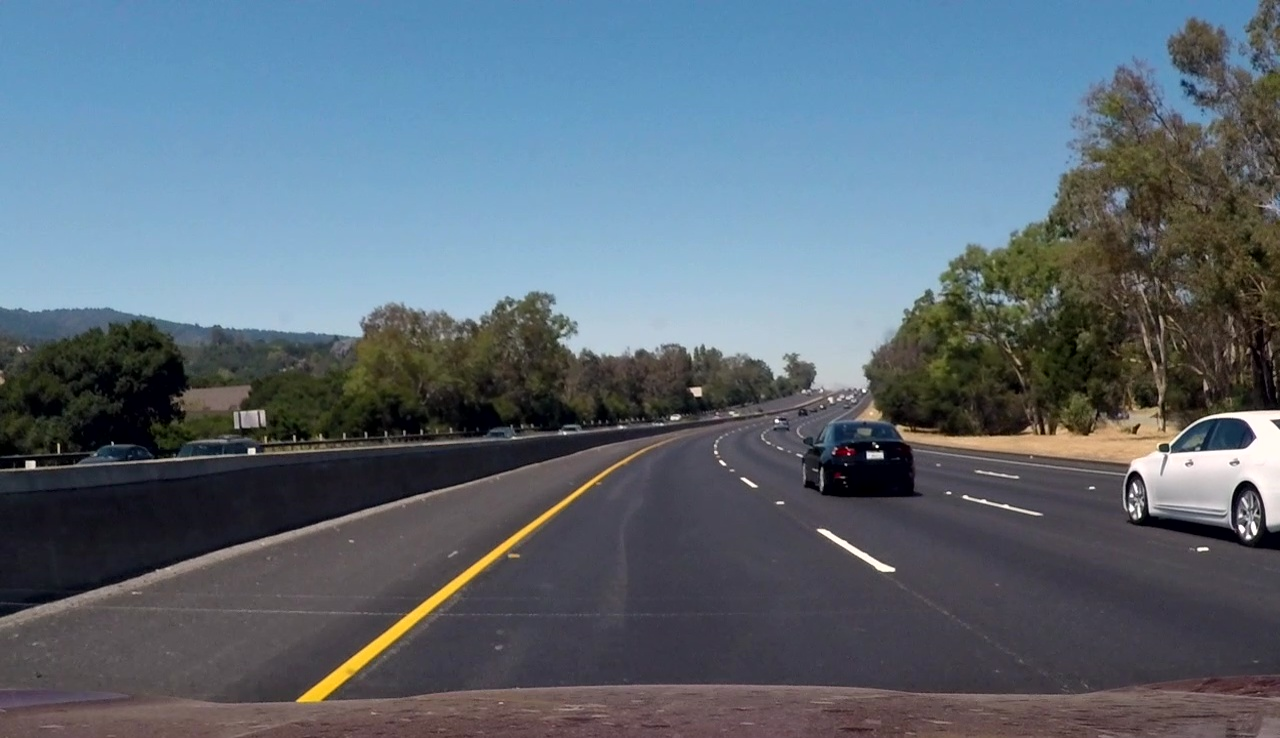
#> input picture test_images2/scene.jpg, 1280 x 738 px
$ jupyter execute Untitled.ipynb   (shell and % lines are left out)
#> lines starting #> are read from the running program, lines starting #| are printed output that depends on the picture
[cell 1]
#importing some useful packages
import matplotlib.pyplot as plt
import matplotlib.image as mpimg
import numpy as np
import cv2
image = mpimg.imread('test_images2/scene.jpg')
#> image is the input picture: shape (738, 1280, 3); mean R, G, B 92.1, 105.8, 118.1
#printing out some stats and plotting
print('This image is:', type(image), 'with dimesions:', image.shape)
#| This image is: <class 'numpy.ndarray'> with dimesions: (738, 1280, 3)
plt.figure()
plt.imshow(image)  # if you wanted to show a single color channel image called 'gray', for example, call as plt.imshow(gray, cmap='gray')
gray = cv2.cvtColor(image, cv2.COLOR_RGB2GRAY)
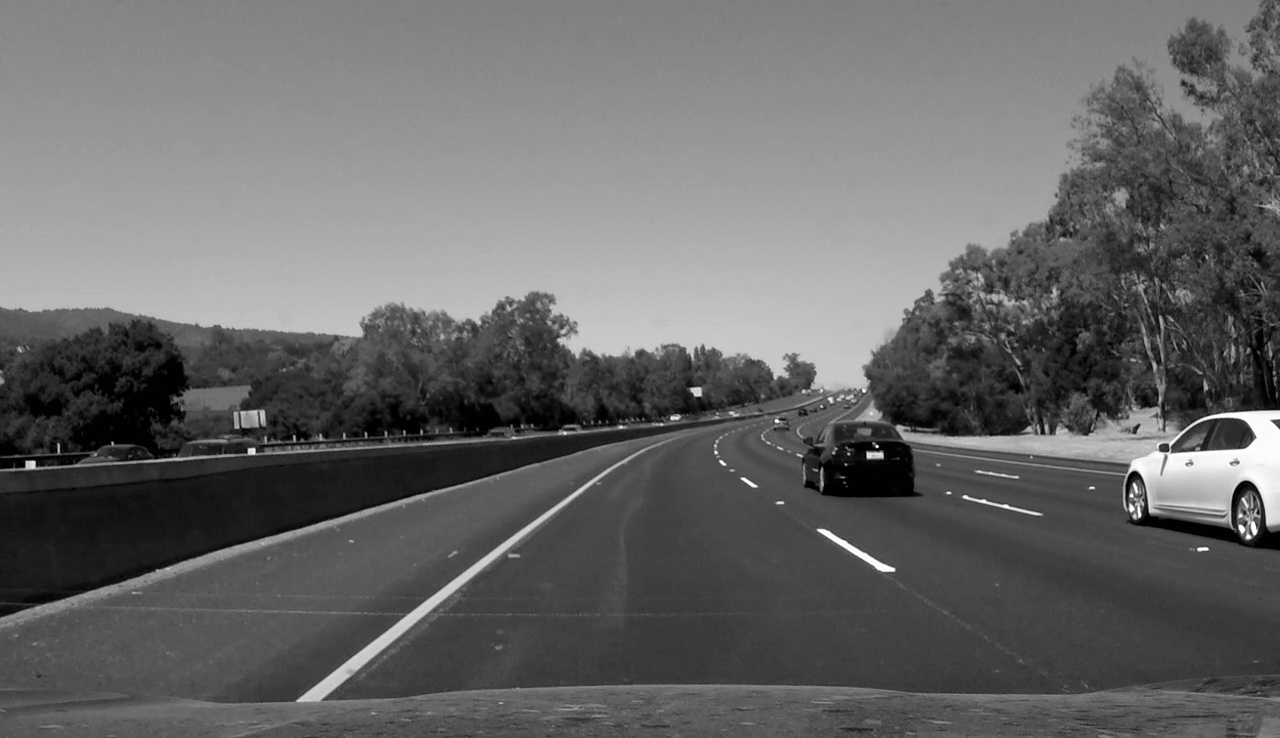
#> gray: shape (738, 1280); min 0, max 255, mean 103.1
plt.figure()
plt.imshow(gray)
hsv = cv2.cvtColor(image, cv2.COLOR_BGR2HSV)
#> hsv: shape (738, 1280, 3); mean H, S, V 74.9, 76.8, 124.8
plt.figure()
plt.imshow(hsv)
gray2 = cv2.cvtColor(hsv, cv2.COLOR_BGR2GRAY)
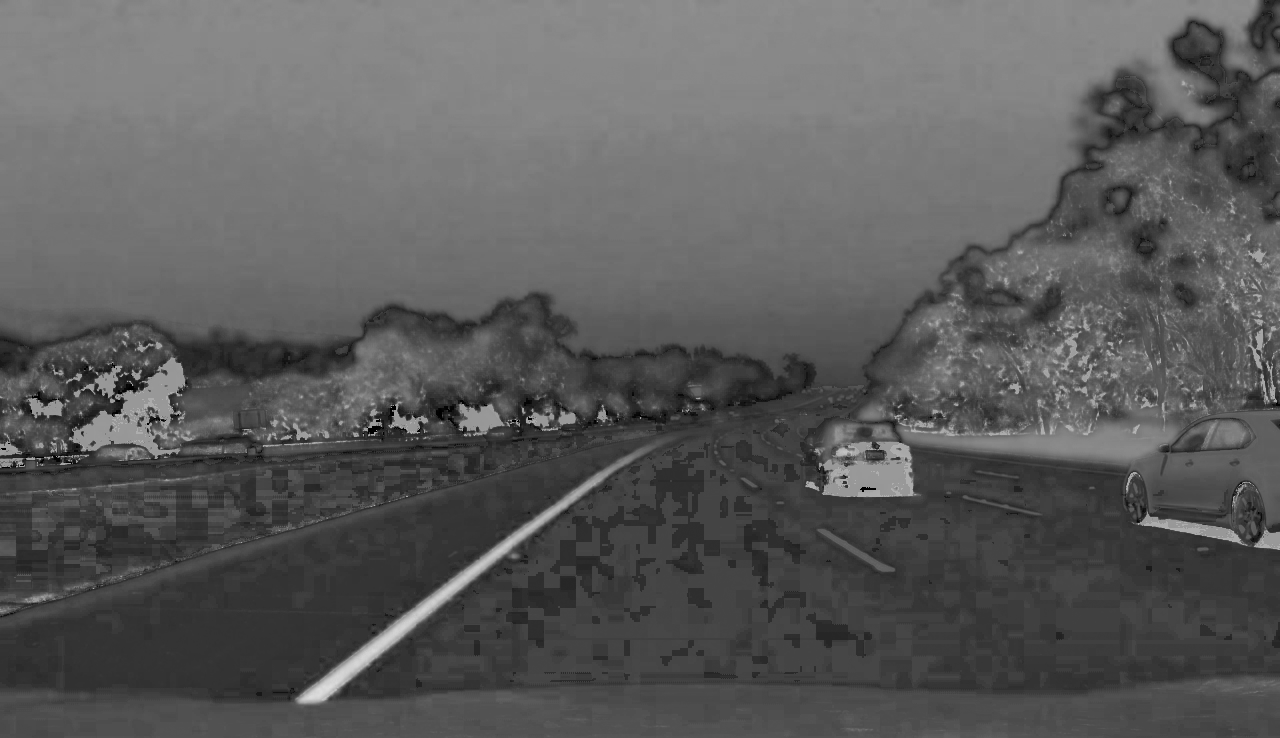
#> gray2: shape (738, 1280); min 0, max 221, mean 91
plt.figure()
plt.imshow(gray2)

[cell 2]
image = mpimg.imread('test_images2/scene.jpg')
hsv = cv2.cvtColor(image, cv2.COLOR_RGB2HSV)
#> hsv: shape (738, 1280, 3); mean H, S, V 94.2, 76.8, 124.8

lower_yellow = np.array([255,0,0])
upper_yellow = np.array([255,255,255])

mask = cv2.inRange(hsv, lower_yellow, upper_yellow)
#> mask: shape (738, 1280); every value is 0
res = cv2.bitwise_and(image,image, mask= mask)
#> res: shape (738, 1280, 3); every value is 0

plt.figure()
plt.imshow(mask)
plt.figure()
plt.imshow(res)
